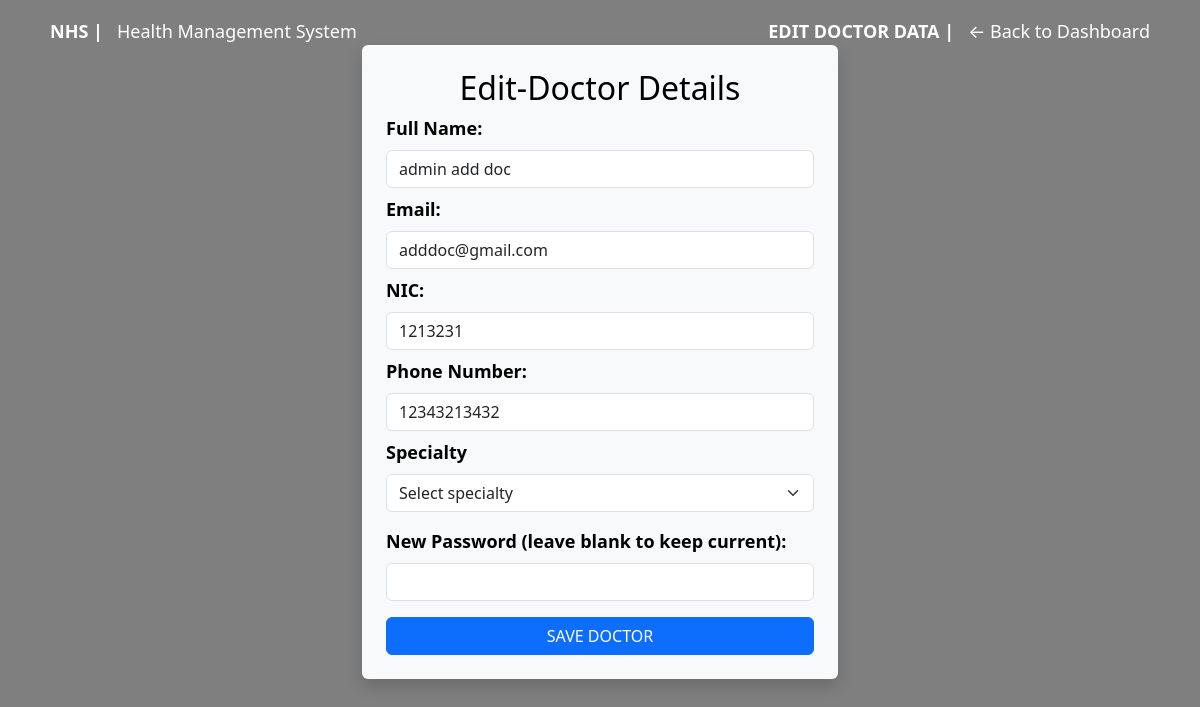
The app's page /admin/doctors/edit/1 (signed in), older data.
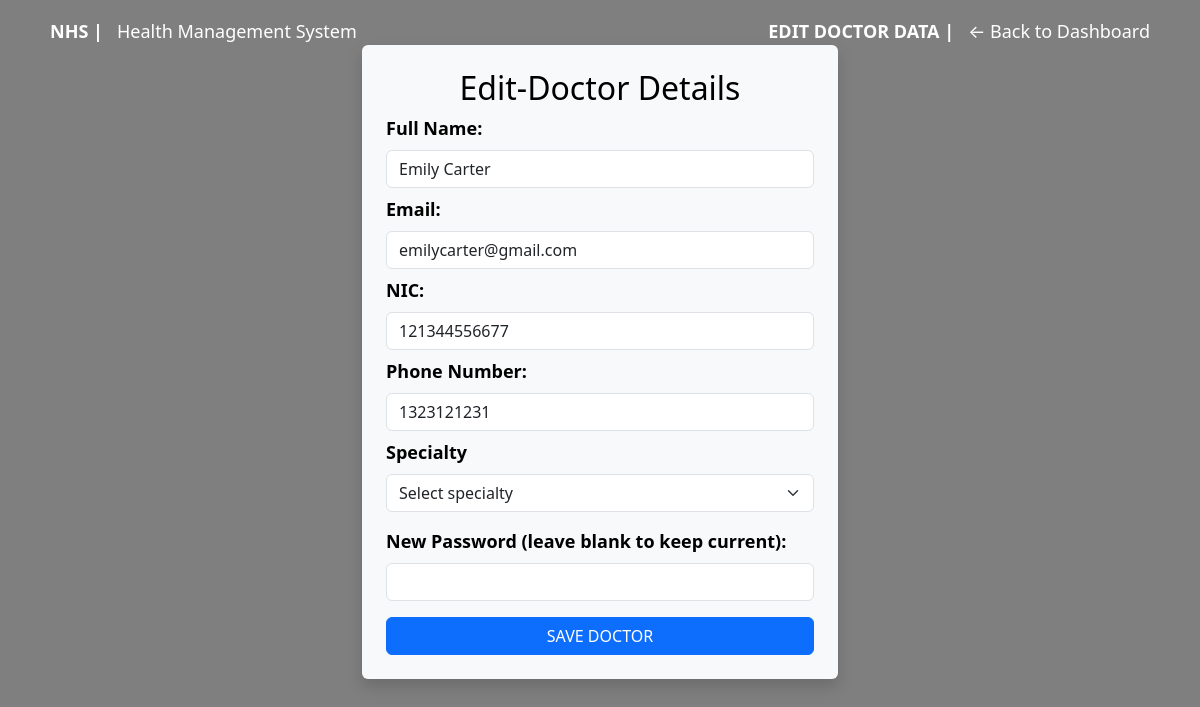
The same page, newer data.
### models/doctor.py (models this page shows, shortened)
class Doctor(db.Model, UserMixin):
    __tablename__ = 'doctor'
    doc_id = db.Column(db.Integer, primary_key=True, autoincrement=True)
    doc_email = db.Column(db.String(225), unique=True, nullable=False)
    doc_name = db.Column(db.String(225), nullable=False)
    doc_password = db.Column(db.String(225), nullable=False)
    doc_nic = db.Column(db.String(15), nullable=True)
    doc_tel = db.Column(db.String(15), nullable=True)
    specialty_id = db.Column(db.Integer, db.ForeignKey('specialities.id', ondelete='CASCADE'), nullable=True)
    appointments = db.relationship(
        'Appointment',
        back_populates='doctor',
        cascade='all, delete-orphan'
    )
    schedules = db.relationship(
        'DocSchedule',
        back_populates='doctor',
        cascade='all, delete-orphan',
        passive_deletes=True
    )

### app/routes/admin/edit_doctor.py (the view, shortened to what this page needs)
@csrf.exempt
@admin_bp.route('/doctors/edit/<int:doctor_id>', methods = ['GET', 'POST'])
@login_required
def edit_doctor(doctor_id):
    if not hasattr(current_user, 'a_email') or current_user.a_email != "admin@nhshospital.com":
        return redirect(url_for('auth.login'))
    doctor = Doctor.query.get_or_404(doctor_id)
    specialties = Specialities.query.all()
    return render_template('admin/edit_doctor.html', doctor=doctor, specialties=specialties)

### app/templates/admin/edit_doctor.html (shortened to what this page needs)
{% extends 'layout.html' %}
{% block body %} landing-page {% endblock %}
{% block navbar %}
<div class="container nav_bar">
    <div class="d-flex justify-content-between align-items-center mt-2">
        <div><a href="{{ url_for('main.landing_page') }}"><strong>NHS |</strong> &nbsp; Health Management System</a></div>
        <div> <a href="{{ url_for('admin.dashboard') }}"><strong> EDIT DOCTOR DATA |</strong> &nbsp; ← Back to Dashboard  </a>
    </div>
</div>
{% endblock %}
{% block body__content %}
<div class="main_container register_form d-flex justify-content-center align-items-start" style="min-height:40vh;">
    <div class="container" style="max-width: 500px;">
    <form method="POST" autocomplete="off" action="{{ url_for('admin.edit_doctor', doctor_id=doctor.doc_id) }}" class="p-4 bg-light rounded shadow">
      <h2 class="text-center text-black mb-2">Edit-Doctor Details</h2>
      <div class="mb-2">
        <label for="doc_name" class="form-label fw-semibold">Full Name:</label>
        <input type="text" class="form-control" value="{{ doctor.doc_name }}" id="doc_name" name="doc_name" required>
      </div>
      <div class="mb-2">
        <label for="doc_email" class="form-label fw-semibold">Email:</label>
        <input type="email" class="form-control" value="{{ doctor.doc_email }}" id="doc_email" name="doc_email" required>
      </div>
      <div class="mb-2">
        <label for="doc_nic" class="form-label fw-semibold">NIC:</label>
        <input type="text" class="form-control" id="doc_nic" value="{{ doctor.doc_nic }}" name="doc_nic">
      </div>
      <div class="mb-2">
        <label for="doc_tel" class="form-label fw-semibold">Phone Number:</label>
        <input type="text" class="form-control" value="{{ doctor.doc_tel }}" id="doc_tel" name="doc_tel">
      </div>
      <div class="mb-3">
        <label for="specialty_id" class="form-label fw-semibold">Specialty</label>
       <select class="form-select" id="specialty_id" name="specialty_id" required>
         <option value="" disabled selected>Select specialty</option>
      </select>
      </div>
      <div class="mb-2">
        <label for="doc_password" class="form-label fw-semibold">New Password (leave blank to keep current):</label>
        <input class="form-control" type="password" name="new_password">
      </div>
      <button type="submit" class="btn btn-primary w-100 mt-2">SAVE DOCTOR</button>
    </form>
  </div>
</div>
{% endblock %}

Row changes from the older to the newer data that the page shows:
changed Doctor: doc_name "admin add doc" → "Emily Carter"; doc_email "adddoc@gmail.com" → "emilycarter@gmail.com"; doc_nic "1213231" → "121344556677"; doc_tel "12343213432" → "1323121231"
